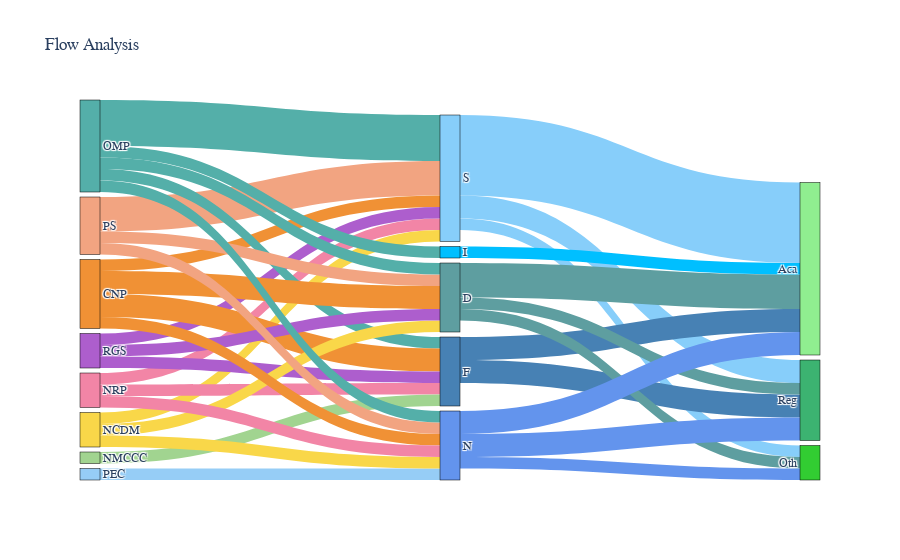

The notebook cell this image was saved under:
### Markdown cell above
# Sankey Diagram

### Code cell
df = pd.read_csv('../data/sankey_assignment.csv')

# Define node layers
first_layer = ['PS', 'OMP', 'CNP', 'NRP', 'NMCCC', 'PEC', 'NCDM', 'RGS']
labels = df['LABEL'].tolist()
second_layer = ['Reg', 'Aca', 'Oth']

# Define colors to match the image
node_colors = {
    'OMP': '#54AFA9',
    'PS': '#F2A481',
    'CNP': '#F09135',
    'RGS': '#AD5ECD',
    'NRP': '#F285A6',
    'NCDM': '#F9D749',
    'NMCCC': '#A1D490',
    'PEC': '#96CDF6'
}

label_colors = {
    'S': '#87CEFA',
    'I': '#00BFFF',
    'D': '#5E9EA0',
    'F': '#4781B4',
    'N': '#6394ED'
}

# Define second-layer colors based on the image
second_layer_colors = {
  'Aca': '#90EE90',
  'Reg': '#3CB371',
  'Oth': '#32CD32'
}

# Create a list of all unique nodes
nodes = first_layer + labels + second_layer
node_indices = {node: idx for idx, node in enumerate(nodes)}

# Assign colors to all nodes
node_color_list = [node_colors.get(node, label_colors.get(node, second_layer_colors.get(node, 'black'))) for node in nodes]

# Generate links: First Layer -> Labels -> Second Layer
sources, targets, values, colors = [], [], [], []

for _, row in df.iterrows():
    label = row['LABEL']
    for fl in first_layer:
        if row[fl] > 0:
            sources.append(node_indices[fl])
            targets.append(node_indices[label])
            values.append(row[fl])
            colors.append(node_colors[fl])  # Source color
    for sl in second_layer:
        if row[sl] > 0:
            sources.append(node_indices[label])
            targets.append(node_indices[sl])
            values.append(row[sl])
            colors.append(label_colors[label])  # Label color instead of second-layer color

# Create the Sankey diagram
fig = go.Figure(go.Sankey(
    node=dict(
        pad=5,
        thickness=20,
        line=dict(color='black', width=0.5),
        label=nodes,
        color=node_color_list  # Apply custom node colors
    ),
    link=dict(
        source=sources,
        target=targets,
        value=values,
        color=colors  # Apply label colors to links
    )
))

fig.update_layout(
    title_text='Flow Analysis',
    font=dict(family='Arial', size=12)
)

fig.show()

### Figure 1 — Plotly figure (JSON) as saved in the notebook; plotly's stock layout.template omitted (floating-point values rounded to 4 significant figures)
{"data": [{"link": {"color": ["#F2A481", "#54AFA9", "#F09135", "#F285A6", "#F9D749", "#AD5ECD", "#87CEFA", "#87CEFA", "#87CEFA", "#54AFA9", "#F09135", "#F285A6", "#A1D490", "#AD5ECD", "#4781B4", "#4781B4", "#F2A481", "#54AFA9", "#F09135", "#F9D749", "#AD5ECD", "#5E9EA0", "#5E9EA0", "#5E9EA0", "#F2A481", "#54AFA9", "#F09135", "#F285A6", "#96CDF6", "#F9D749", "#6394ED", "#6394ED", "#6394ED", "#54AFA9", "#00BFFF"], "source": [0, 1, 2, 3, 6, 7, 8, 8, 8, 1, 2, 3, 4, 7, 9, 9, 0, 1, 2, 6, 7, 10, 10, 10, 0, 1, 2, 3, 5, 6, 11, 11, 11, 1, 12], "target": [8, 8, 8, 8, 8, 8, 13, 14, 15, 9, 9, 9, 9, 9, 13, 14, 10, 10, 10, 10, 10, 13, 14, 15, 11, 11, 11, 11, 11, 11, 13, 14, 15, 12, 14], "value": [3, 4, 1, 1, 1, 1, 2, 7, 1, 1, 2, 1, 1, 1, 2, 2, 1, 1, 2, 1, 1, 1, 3, 1, 1, 1, 1, 1, 1, 1, 2, 2, 1, 1, 1]}, "node": {"color": ["#F2A481", "#54AFA9", "#F09135", "#F285A6", "#A1D490", "#96CDF6", "#F9D749", "#AD5ECD", "#87CEFA", "#4781B4", "#5E9EA0", "#6394ED", "#00BFFF", "#3CB371", "#90EE90", "#32CD32"], "label": ["PS", "OMP", "CNP", "NRP", "NMCCC", "PEC", "NCDM", "RGS", "S", "F", "D", "N", "I", "Reg", "Aca", "Oth"], "line": {"color": "black", "width": 0.5}, "pad": 5, "thickness": 20}, "type": "sankey"}], "layout": {"font": {"family": "Arial", "size": 12}, "title": {"text": "Flow Analysis"}}}
